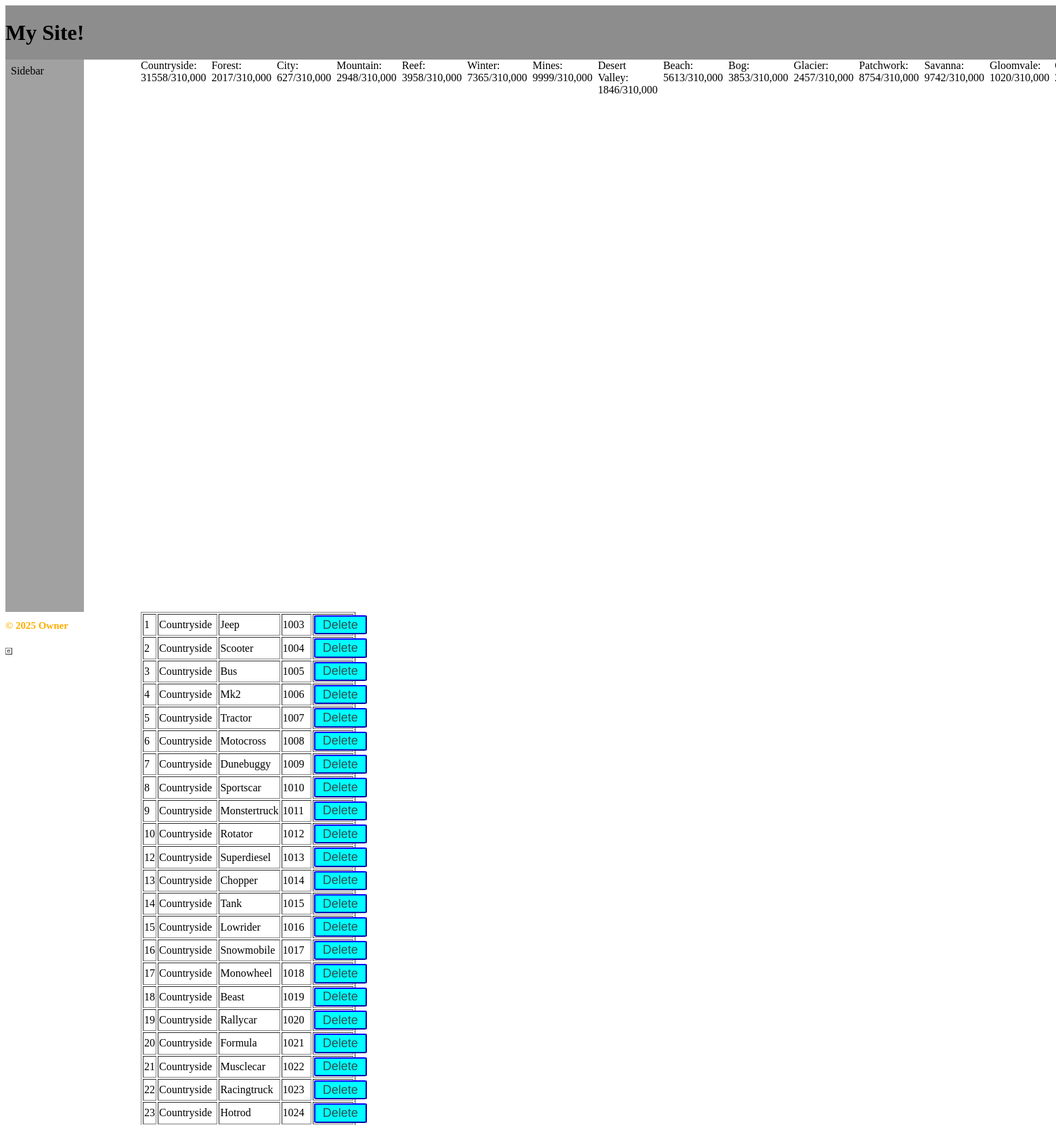
The page /home (upper part) on the database its author committed.
### tables this page shows
CREATE TABLE Distances (
    id INTEGER PRIMARY KEY AUTOINCREMENT,
    map TEXT,
    vehicle TEXT,
    distance INTEGER,
    UNIQUE(map, vehicle)
);

### Main Backend.py (the view)
@app.route('/home', methods=['GET', 'POST'])
def home():
    db = get_db()
    cur = db.cursor()
    rows = cur.execute('SELECT * FROM Distances').fetchall()
    TotalStars = sum(row['distance'] for row in rows)
    TotalStars = format(TotalStars, ',')
    CountrysideStars = sum(row['distance'] for row in rows if row['map'] == 'Countryside')
    ForestStars = sum(row['distance'] for row in rows if row['map'] == 'Forest')
    CityStars = sum(row['distance'] for row in rows if row['map'] == 'City')
    MountainStars = sum(row['distance'] for row in rows if row['map'] == 'Mountain')
    ReefStars = sum(row['distance'] for row in rows if row['map'] == 'Reef')
    WinterStars = sum(row['distance'] for row in rows if row['map'] == 'Winter')
    MinesStars = sum(row['distance'] for row in rows if row['map'] == 'Mines')
    DesertvalleyStars = sum(row['distance'] for row in rows if row['map'] == 'Desert')
    BeachStars = sum(row['distance'] for row in rows if row['map'] == 'Beach')
    BogStars = sum(row['distance'] for row in rows if row['map'] == 'Bog')
    GlacierStars = sum(row['distance'] for row in rows if row['map'] == 'Glacier')
    PatchworkStars = sum(row['distance'] for row in rows if row['map'] == 'Patchwork')
    SavannaStars = sum(row['distance'] for row in rows if row['map'] == 'Savanna')
    GloomvaleStars = sum(row['distance'] for row in rows if row['map'] == 'Gloomvale')
    OverspillStars = sum(row['distance'] for row in rows if row['map'] == 'Overspill')
    CanyonarenaStars = sum(row['distance'] for row in rows if row['map'] == 'Arena')
    CuptownStars = sum(row['distance'] for row in rows if row['map'] == 'Cuptown')
    MoonStars = sum(row['distance'] for row in rows if row['map'] == 'Moon')
    return render_template('home.html', rows=rows, TotalStars=TotalStars,
                           CountrysideStars=CountrysideStars,
                           ForestStars=ForestStars,
                           CityStars=CityStars,
                           MountainStars=MountainStars,
                           ReefStars=ReefStars,
                           WinterStars=WinterStars,
                           MinesStars=MinesStars,
                           DesertvalleyStars=DesertvalleyStars,
                           BeachStars=BeachStars,
                           BogStars=BogStars,
                           GlacierStars=GlacierStars,
                           PatchworkStars=PatchworkStars,
                           SavannaStars=SavannaStars,
                           GloomvaleStars=GloomvaleStars,
                           OverspillStars=OverspillStars,
                           CanyonarenaStars=CanyonarenaStars,
                           CuptownStars=CuptownStars,
                           MoonStars=MoonStars
                           )

### Main Backend.py (called while the page is built)
def get_db(): #Database connection function
    db = getattr(g, '_database', None)
    if db is None:
        db = g._database = sqlite3.connect('Python_Backend/Distances.db')
        db.row_factory = sqlite3.Row
        c = db.cursor()
        db.commit()
    return db

### templates/home.html (shortened to what this page needs)
{% extends 'layout.html' %}
{% block content %}
<body class="homepage">
    <div class="Completion">
        <div>Countryside: {{ CountrysideStars }}/310,000</div>
        <div>Forest: {{ ForestStars }}/310,000</div>
        <div>City: {{ CityStars }}/310,000</div>
        <div>Mountain: {{ MountainStars }}/310,000</div>
        <div>Reef: {{ ReefStars }}/310,000</div>
        <div>Winter: {{ WinterStars }}/310,000</div>
        <div>Mines: {{ MinesStars }}/310,000</div>
        <div>Desert Valley: {{ DesertvalleyStars }}/310,000</div>
        <div>Beach: {{ BeachStars }}/310,000</div>
        <div>Bog: {{ BogStars }}/310,000</div>
        <div>Glacier: {{ GlacierStars }}/310,000</div>
        <div>Patchwork: {{ PatchworkStars }}/310,000</div>
        <div>Savanna: {{ SavannaStars }}/310,000</div>
        <div>Gloomvale: {{ GloomvaleStars }}/310,000</div>
    </div>
    <div>
        <table border="1">
            {% for row in rows %}
            <tr>
                <td>{{ row.id }}</td>
                <td>{{ row.map }}</td>
                <td>{{ row.vehicle }}</td>
                <td>{{ row.distance }}</td>
                <td>
                    <form action="{{url_for('delete_distance', id=row['id']) }}" method="post">
                        <input type="submit" value="Delete" onclick="return confirm('confirm?')">
                    </form>
                </td>
            </tr>
            {% endfor %}
        </table>
    </div>
</body>
{% endblock %}

### templates/layout.html (shortened to what this page needs)
<!DOCTYPE html>
<html>
<head>
    <link rel="stylesheet" href="{{ url_for('static', filename='style.css') }}">
</head>
<body>
    {% include 'header.html' %}
    {% block content %}{% endblock %}
    {% include 'footer.html' %}
</body>
</html>

### templates/header.html (shortened to what this page needs)
<body class="Header">
    <div class="title">
        <h1>My Site!</h1>
    </div>
    <nav class="sidebar">
        <ul>
            <li>
                Sidebar
            </li>
        </ul>
    </nav>
</body>

### templates/footer.html
<footer>
    <h2>&copy; 2025 Owner</h2><br>
    <table border="1" class="fake-table">
        <tr>
            <td></td>
        </tr>
    </table>
</footer>

### static/style.css (style rules this page uses)
footer { font-size: x-small; color: rgb(255, 174, 0); grid-row: 3 / 3; grid-column: 1 / 2; }
input[type="submit"] { color: darkslategray; background-color: aqua; padding: 3%; padding-right: 20%; padding-left: 20%; font-size: large; border-color: blue; border-radius: 5%; }
.Completion { display: flex; flex-direction: row; justify-content: center; gap: 1vh; }
.Header { display: grid; grid-template-rows: 10vh 1fr 100vh; grid-template-columns: 25vh 1fr; }
.sidebar ul { list-style: none; padding: 0; margin: 0; }
.title { list-style: none; display: flex; flex-direction: row; justify-content: space-between; align-items: center; grid-row: 1; grid-column: 1 / 3; height: 100%; background-color: rgb(141, 141, 141); }
.sidebar { list-style: none; grid-row: 2 / 2; grid-column: 1 / 2; display: flex; flex-direction: column; align-items: flex-start; width: 50%; height: 100vh; padding: 1vh; gap: 1vh; background-color: rgb(161, 161, 161); }

### rows shown on the page
Distances: id "1", map "Countryside", vehicle "Jeep", distance "1003"
Distances: id "2", map "Countryside", vehicle "Scooter", distance "1004"
Distances: id "3", map "Countryside", vehicle "Bus", distance "1005"
Distances: id "4", map "Countryside", vehicle "Mk2", distance "1006"
Distances: id "5", map "Countryside", vehicle "Tractor", distance "1007"
Distances: id "6", map "Countryside", vehicle "Motocross", distance "1008"
Distances: id "7", map "Countryside", vehicle "Dunebuggy", distance "1009"
Distances: id "8", map "Countryside", vehicle "Sportscar", distance "1010"
Distances: id "9", map "Countryside", vehicle "Monstertruck", distance "1011"
Distances: id "10", map "Countryside", vehicle "Rotator", distance "1012"
Distances: id "12", map "Countryside", vehicle "Superdiesel", distance "1013"
Distances: id "13", map "Countryside", vehicle "Chopper", distance "1014"
Distances: id "14", map "Countryside", vehicle "Tank", distance "1015"
Distances: id "15", map "Countryside", vehicle "Lowrider", distance "1016"
Distances: id "16", map "Countryside", vehicle "Snowmobile", distance "1017"
Distances: id "17", map "Countryside", vehicle "Monowheel", distance "1018"
Distances: id "18", map "Countryside", vehicle "Beast", distance "1019"
Distances: id "19", map "Countryside", vehicle "Rallycar", distance "1020"
Distances: id "20", map "Countryside", vehicle "Formula", distance "1021"
Distances: id "21", map "Countryside", vehicle "Musclecar", distance "1022"
Distances: id "22", map "Countryside", vehicle "Racingtruck", distance "1023"
Distances: id "23", map "Countryside", vehicle "Hotrod", distance "1024"

### other values the page prints
{{ CountrysideStars }} "31558"
{{ ForestStars }} "2017"
{{ CityStars }} "627"
{{ MountainStars }} "2948"
{{ ReefStars }} "3958"
{{ WinterStars }} "7365"
{{ MinesStars }} "9999"
{{ DesertvalleyStars }} "1846"
{{ BeachStars }} "5613"
{{ BogStars }} "3853"
{{ GlacierStars }} "2457"
{{ PatchworkStars }} "8754"
{{ SavannaStars }} "9742"
{{ GloomvaleStars }} "1020"
